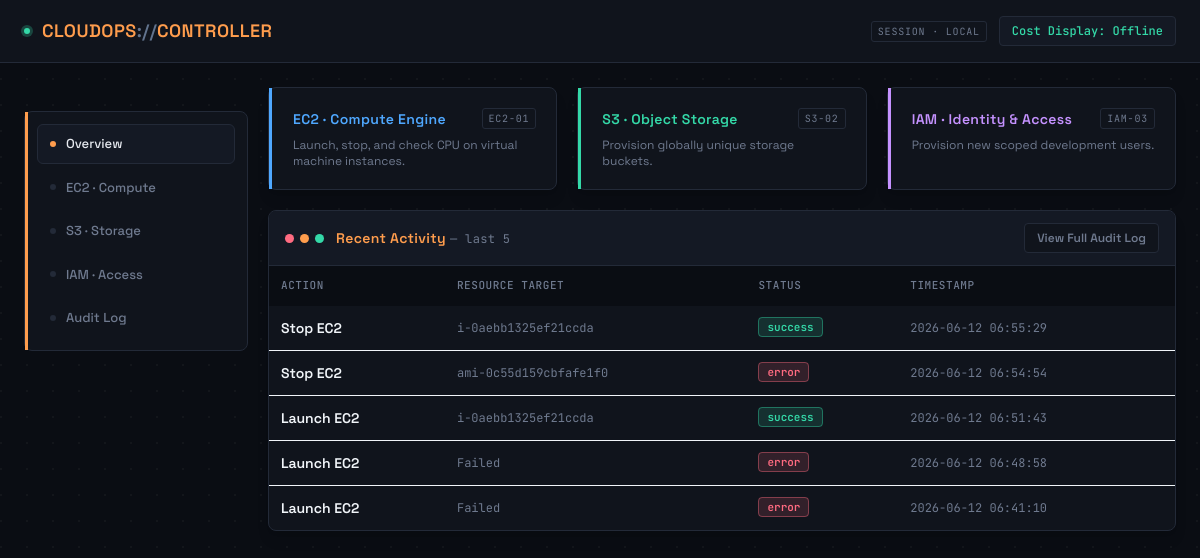
Before: / with the older database file.
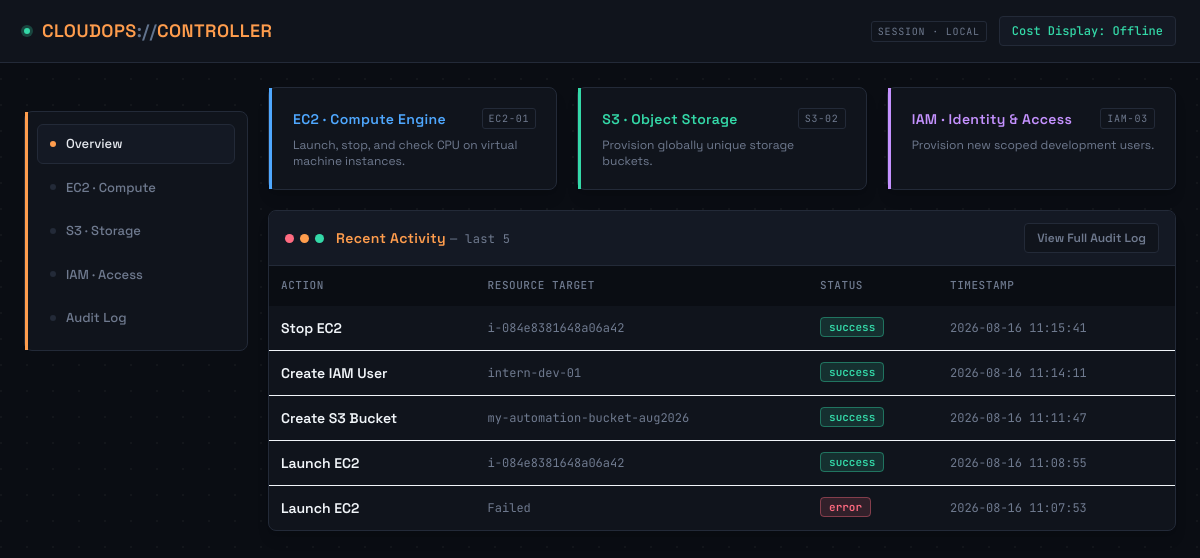
After: the same page with the newer database file.
### tables this page shows
CREATE TABLE logs(
        id INTEGER PRIMARY KEY AUTOINCREMENT,
        action TEXT,
        target TEXT,
        status TEXT,
        timestamp DATETIME DEFAULT CURRENT_TIMESTAMP
    );

### app.py (the view)
@app.route('/')
def dashboard():
    conn=sqlite3.connect(DB_PATH)
    cursor=conn.cursor()
    cursor.execute("SELECT action,target,status,timestamp FROM logs ORDER BY timestamp DESC LIMIT 5")
    recent_logs=cursor.fetchall()
    conn.close()
    return render_template('dashboard.html',logs=recent_logs,active_page='overview')

### templates/dashboard.html (shortened to what this page needs)
{% extends "base.html" %}
{% block content %}
<div class="space-y-5">
    <div class="grid grid-cols-1 sm:grid-cols-3 gap-5">
        <a href="{{ url_for('ec2_page') }}"
            class="panel rounded-lg pl-6 pr-5 py-5 shadow-lg block hover:brightness-110 transition-all"
            style="--accent: var(--ec2);">
            <div class="flex items-center justify-between mb-2">
                <h2 class="text-sm font-semibold tracking-wide" style="color: var(--ec2);">EC2 · Compute Engine</h2>
                <span class="module-tag">EC2-01</span>
            </div>
            <p class="text-xs" style="color: var(--muted);">Launch, stop, and check CPU on virtual machine instances.
            </p>
        </a>
        <a href="{{ url_for('s3_page') }}"
            class="panel rounded-lg pl-6 pr-5 py-5 shadow-lg block hover:brightness-110 transition-all"
            style="--accent: var(--s3);">
            <div class="flex items-center justify-between mb-2">
                <h2 class="text-sm font-semibold tracking-wide" style="color: var(--s3);">S3 · Object Storage</h2>
                <span class="module-tag">S3-02</span>
            </div>
            <p class="text-xs" style="color: var(--muted);">Provision globally unique storage buckets.</p>
        </a>
        <a href="{{ url_for('iam_page') }}"
            class="panel rounded-lg pl-6 pr-5 py-5 shadow-lg block hover:brightness-110 transition-all"
            style="--accent: var(--iam);">
            <div class="flex items-center justify-between mb-2">
                <h2 class="text-sm font-semibold tracking-wide" style="color: var(--iam);">IAM · Identity &amp; Access
                </h2>
                <span class="module-tag">IAM-03</span>
            </div>
            <p class="text-xs" style="color: var(--muted);">Provision new scoped development users.</p>
        </a>
    </div>
    <div class="term-window rounded-lg shadow-lg overflow-hidden">
        <div class="term-chrome flex items-center justify-between px-4 py-3">
            <div class="flex items-center gap-3">
                <div class="flex items-center gap-1.5">
                    <span class="term-dot" style="background: var(--err);"></span>
                    <span class="term-dot" style="background: var(--amber);"></span>
                    <span class="term-dot" style="background: var(--ok);"></span>
                </div>
                <h2 class="text-sm font-semibold tracking-wide" style="color: var(--amber);">
                    Recent Activity <span class="mono text-xs font-normal" style="color: var(--muted);">— last 5</span>
                </h2>
            </div>
            <a href="{{ url_for('logs_page') }}" class="text-xs font-semibold px-3 py-1.5 rounded transition-colors"
                style="background: var(--panel); color: var(--muted); border: 1px solid var(--line);">
                View Full Audit Log
            </a>
        </div>
        <div class="overflow-x-auto">
            <table class="w-full text-left text-sm">
                <thead style="background: var(--bg); color: var(--muted);" class="uppercase text-[11px] tracking-wider">
                    <tr>
                        <th class="p-3 font-medium">Action</th>
                        <th class="p-3 font-medium">Resource Target</th>
                        <th class="p-3 font-medium">Status</th>
                        <th class="p-3 font-medium">Timestamp</th>
                    </tr>
                </thead>
                <tbody class="divide-y" style="border-color: var(--line-soft);">
                    {% for log in logs %}
                    <tr class="transition-colors">
                        <td class="p-3 font-semibold">{{ log[0] }}</td>
                        <td class="p-3 mono text-xs" style="color: var(--muted);">{{ log[1] }}</td>
                        <td class="p-3">
                            <span class="mono px-2 py-0.5 text-[11px] rounded font-semibold border"
                                style="{% if log[2]=='success' %}background: color-mix(in srgb, var(--ok) 14%, transparent); color: var(--ok); border-color: color-mix(in srgb, var(--ok) 40%, transparent);{% else %}background: color-mix(in srgb, var(--err) 14%, transparent); color: var(--err); border-color: color-mix(in srgb, var(--err) 40%, transparent);{% endif %}">
                                {{ log[2] }}
                            </span>
                        </td>
                        <td class="p-3 mono text-xs" style="color: var(--muted);">{{ log[3] }}</td>
                    </tr>
                    {% else %}
                    <tr>
                        <td colspan="4" class="p-6 text-center text-sm" style="color: var(--muted);">
                            No actions logged yet — provision a resource to populate the audit trail.
                        </td>
                    </tr>
                    {% endfor %}
                </tbody>
            </table>
        </div>
    </div>
</div>
{% endblock %}

### templates/base.html (shortened to what this page needs)
<html lang="en">
<head>
    <script src="https://cdn.jsdelivr.net/npm/@tailwindcss/browser@4"></script>
</head>
<body class="text-slate-100 min-h-screen">
    <nav class="border-b px-6 py-4 flex flex-wrap gap-4 justify-between items-center"
        style="border-color: var(--line); background: var(--panel);">
        <div class="flex items-center gap-3">
            <span class="status-dot live"></span>
            <a href="{{ url_for('dashboard') }}" class="text-lg font-semibold tracking-wide"
                style="color: var(--amber);">
                CLOUDOPS<span class="text-slate-500">://</span>CONTROLLER
            </a>
        </div>
        <div class="flex items-center gap-3">
            <span class="module-tag hidden sm:inline">SESSION · LOCAL</span>
            <div id="cost-display" class="mono px-3 py-1.5 rounded border text-xs font-medium"
                style="background: var(--panel-raised); border-color: var(--line); color: var(--ok);">
            </div>
        </div>
    </nav>
    <div class="max-w-7xl mx-auto flex flex-col md:flex-row gap-5 p-6">
        <aside class="md:w-56 flex-shrink-0">
            <div class="panel rounded-lg p-3 space-y-1 sticky top-6" style="--accent: var(--amber);">
                <a href="{{ url_for('dashboard') }}"
                    class="nav-link {% if active_page == 'overview' %}active{% endif %}"
                    style="--accent: var(--amber);">
                    <span class="dot"></span> Overview
                </a>
                <a href="{{ url_for('ec2_page') }}" class="nav-link {% if active_page == 'ec2' %}active{% endif %}"
                    style="--accent: var(--ec2);">
                    <span class="dot"></span> EC2 · Compute
                </a>
                <a href="{{ url_for('s3_page') }}" class="nav-link {% if active_page == 's3' %}active{% endif %}"
                    style="--accent: var(--s3);">
                    <span class="dot"></span> S3 · Storage
                </a>
                <a href="{{ url_for('iam_page') }}" class="nav-link {% if active_page == 'iam' %}active{% endif %}"
                    style="--accent: var(--iam);">
                    <span class="dot"></span> IAM · Access
                </a>
                <a href="{{ url_for('logs_page') }}" class="nav-link {% if active_page == 'logs' %}active{% endif %}"
                    style="--accent: var(--amber);">
                    <span class="dot"></span> Audit Log
                </a>
            </div>
        </aside>
        <main class="flex-1 min-w-0">
            {% block content %}{% endblock %}
        </main>
    </div>
</body>
</html>

### templates/base.html (style rules this page uses)
:root { --bg: #0a0d13; --panel: #10141c; --panel-raised: #141924; --line: #232a38; --line-soft: #1a2029; --text: #e7eaf0; --muted: #6f7a8f; --amber: #ff9d4d; --ec2: #4fa8ff; --s3: #34d9a8; --iam: #c592ff; --ok: #34d9a8; --err: #ff6b81; }
body { font-family: 'Space Grotesk', ui-sans-serif, system-ui, sans-serif; background-color: var(--bg); background-image: radial-gradient(circle at 1px 1px, rgba(255, 255, 255, 0.035) 1px, transparent 0); background-size: 26px 26px; }
.mono { font-family: 'JetBrains Mono', ui-monospace, SFMono-Regular, monospace; }
.panel { background: var(--panel); border: 1px solid var(--line); position: relative; }
.panel::before { content: ''; position: absolute; top: 0; left: 0; bottom: 0; width: 3px; background: var(--accent, var(--line)); }
.module-tag { font-family: 'JetBrains Mono', monospace; font-size: 10px; letter-spacing: 0.08em; color: var(--muted); border: 1px solid var(--line); border-radius: 3px; padding: 2px 6px; }
.status-dot { width: 6px; height: 6px; border-radius: 999px; background: var(--ok); box-shadow: 0 0 0 3px color-mix(in srgb, var(--ok) 25%, transparent); }
.status-dot.live { animation: pulse-dot 2s ease-in-out infinite; }
.term-window { background: var(--panel); border: 1px solid var(--line); }
.term-chrome { background: var(--panel-raised); border-bottom: 1px solid var(--line); }
.term-dot { width: 9px; height: 9px; border-radius: 999px; }
table thead th { font-family: 'JetBrains Mono', monospace; }
.nav-link { display: flex; align-items: center; gap: 10px; padding: 9px 12px; border-radius: 6px; font-size: 13px; font-weight: 500; color: var(--muted); border: 1px solid transparent; transition: background .15s ease, color .15s ease, border-color .15s ease; }
.nav-link.active { background: var(--panel-raised); color: var(--text); border-color: var(--line); }
.nav-link .dot { width: 6px; height: 6px; border-radius: 999px; background: var(--line); flex-shrink: 0; }
.nav-link.active .dot { background: var(--accent, var(--amber)); }

Changed rows visible on the page:
removed logs: action "Stop EC2", target "i-0aebb1325ef21ccda", status "success", timestamp "2026-06-12 06:55:29"
removed logs: action "Stop EC2", target "ami-0c55d159cbfafe1f0", status "error", timestamp "2026-06-12 06:54:54"
removed logs: action "Launch EC2", target "i-0aebb1325ef21ccda", status "success", timestamp "2026-06-12 06:51:43"
removed logs: action "Launch EC2", target "Failed", status "error", timestamp "2026-06-12 06:48:58"
removed logs: action "Launch EC2", target "Failed", status "error", timestamp "2026-06-12 06:41:10"
added logs: action "Stop EC2", target "i-084e8381648a06a42", status "success", timestamp "2026-08-16 11:15:41"
added logs: action "Create IAM User", target "intern-dev-01", status "success", timestamp "2026-08-16 11:14:11"
added logs: action "Create S3 Bucket", target "my-automation-bucket-aug2026", status "success", timestamp "2026-08-16 11:11:47"
added logs: action "Launch EC2", target "i-084e8381648a06a42", status "success", timestamp "2026-08-16 11:08:55"
added logs: action "Launch EC2", target "Failed", status "error", timestamp "2026-08-16 11:07:53"
